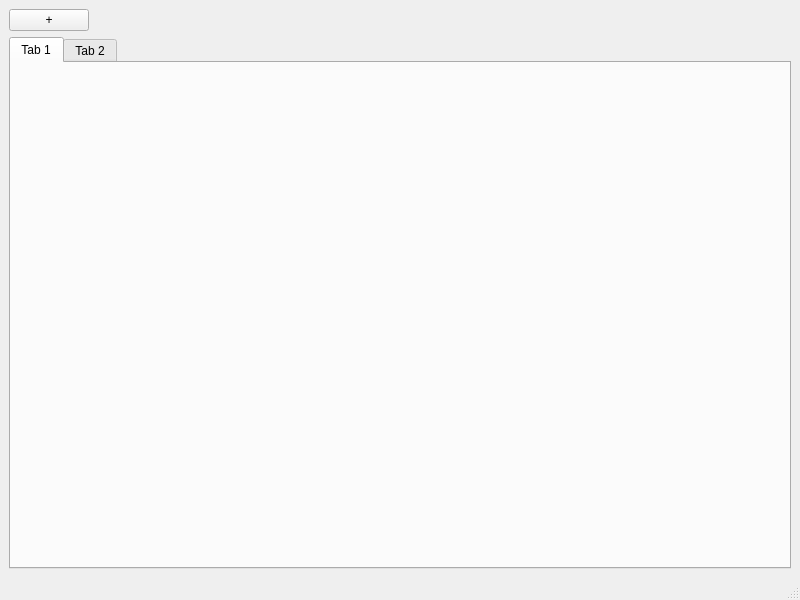
<?xml version="1.0" encoding="UTF-8"?>
<ui version="4.0">
 <class>MainWindow</class>
 <widget class="QMainWindow" name="MainWindow">
  <property name="geometry">
   <rect>
    <x>0</x>
    <y>0</y>
    <width>800</width>
    <height>600</height>
   </rect>
  </property>
  <property name="windowTitle">
   <string>MainWindow</string>
  </property>
  <widget class="QWidget" name="centralwidget">
   <layout class="QVBoxLayout" name="verticalLayout">
    <item>
     <layout class="QHBoxLayout" name="horizontalLayout">
      <item>
       <widget class="QPushButton" name="pushButton">
        <property name="text">
         <string>+</string>
        </property>
       </widget>
      </item>
      <item>
       <spacer name="horizontalSpacer">
        <property name="orientation">
         <enum>Qt::Horizontal</enum>
        </property>
        <property name="sizeHint" stdset="0">
         <size>
          <width>40</width>
          <height>20</height>
         </size>
        </property>
       </spacer>
      </item>
     </layout>
    </item>
    <item>
     <widget class="QTabWidget" name="tabWidget">
      <widget class="QWidget" name="tab">
       <attribute name="title">
        <string>Tab 1</string>
       </attribute>
      </widget>
      <widget class="QWidget" name="tab_2">
       <attribute name="title">
        <string>Tab 2</string>
       </attribute>
      </widget>
     </widget>
    </item>
   </layout>
  </widget>
  <widget class="QMenuBar" name="menubar">
   <property name="geometry">
    <rect>
     <x>0</x>
     <y>0</y>
     <width>800</width>
     <height>21</height>
    </rect>
   </property>
  </widget>
  <widget class="QStatusBar" name="statusbar"/>
 </widget>
 <resources/>
 <connections/>
</ui>
